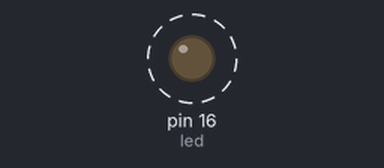
The sketch below on a simulated Arduino Uno, built with avr-gcc and run on an emulated ATmega328P. Shown: output pins drawn as LEDs (lit = HIGH). Dashed ring = blinking.

Above: at 0.5 s.
Timing chart, 0 to 4.6 s (numbered marks = the images above):
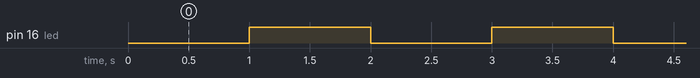

The sketch:

blink10.ino
```cpp
/* blink10.ino
  這範例 改寫 blink00, 在 loop() 子程式中, 不用 delay() 來維持 亮/滅 時間,
  改以 millis() 檢視時間, 直到過了 指定時間 才改變 亮/滅 並
  設定下一個檢視時間。 這樣的設計 可讓我們有機會 善用 1 秒 的等待時間
  去做些別的事。
*/
int  led          =   16;
int  delayHIGH    = 1000;
int  delayLOW     = 1000;
int  timeToChange = delayLOW;
int levelToChange = HIGH;


void setup() {


  pinMode(led, OUTPUT);                                   // set led pin for output (pin level become LOW)
}
void loop() {
  if( millis() < timeToChange ) return;                   // do nothing before time to change
  digitalWrite( led, levelToChange );                     // change led pin level
  timeToChange += levelToChange ? delayHIGH : delayLOW;   // next time to change led pin level
  levelToChange = HIGH - levelToChange;                   // next led pin level to change
}
```

Measured:
- by itself, pin 16 (led): alternates HIGH for 1.0 s and LOW for 1.0 s, 32 changes in all, then stays LOW
